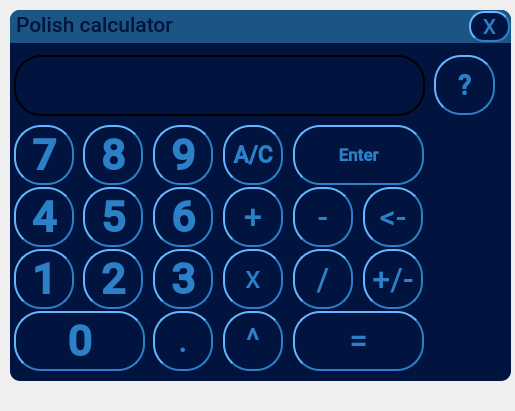
<?xml version="1.0" encoding="UTF-8"?>
<ui version="4.0">
 <class>MainWindow</class>
 <widget class="QMainWindow" name="MainWindow">
  <property name="geometry">
   <rect>
    <x>0</x>
    <y>0</y>
    <width>515</width>
    <height>411</height>
   </rect>
  </property>
  <property name="windowTitle">
   <string>MainWindow</string>
  </property>
  <property name="styleSheet">
   <string notr="true">QPushButton
{

color: rgb(44, 128, 200);
background-color: rgb(0, 20, 63);
border-width: 2px;
border-radius: 27;
border-style: outset;
border-color: radial-gradient(circle,#408fc6,#456531);
 }
QPushButton:hover
{

color: rgb(44, 125, 143);
background-color: rgb(26, 46, 83);
border-width: 3px;
border-radius: 27;
border-style: outset;
border-color: radial-gradient(circle,#408fc6,#456531);
 }</string>
  </property>
  <widget class="QWidget" name="centralwidget">
   <widget class="QPushButton" name="pushButton_7">
    <property name="geometry">
     <rect>
      <x>14</x>
      <y>125</y>
      <width>60</width>
      <height>60</height>
     </rect>
    </property>
    <property name="font">
     <font>
      <family>Roboto Medium</family>
      <pointsize>32</pointsize>
      <weight>75</weight>
      <bold>true</bold>
     </font>
    </property>
    <property name="text">
     <string>7</string>
    </property>
   </widget>
   <widget class="QPushButton" name="pushButton_8">
    <property name="geometry">
     <rect>
      <x>83</x>
      <y>125</y>
      <width>60</width>
      <height>60</height>
     </rect>
    </property>
    <property name="font">
     <font>
      <family>Roboto Medium</family>
      <pointsize>32</pointsize>
      <weight>75</weight>
      <bold>true</bold>
     </font>
    </property>
    <property name="styleSheet">
     <string notr="true"/>
    </property>
    <property name="text">
     <string>8</string>
    </property>
   </widget>
   <widget class="QPushButton" name="pushButton_9">
    <property name="geometry">
     <rect>
      <x>153</x>
      <y>125</y>
      <width>60</width>
      <height>60</height>
     </rect>
    </property>
    <property name="font">
     <font>
      <family>Roboto Medium</family>
      <pointsize>32</pointsize>
      <weight>75</weight>
      <bold>true</bold>
     </font>
    </property>
    <property name="text">
     <string>9</string>
    </property>
   </widget>
   <widget class="QPushButton" name="pushButton_4">
    <property name="geometry">
     <rect>
      <x>14</x>
      <y>187</y>
      <width>60</width>
      <height>60</height>
     </rect>
    </property>
    <property name="font">
     <font>
      <family>Roboto Medium</family>
      <pointsize>32</pointsize>
      <weight>75</weight>
      <bold>true</bold>
     </font>
    </property>
    <property name="text">
     <string>4</string>
    </property>
   </widget>
   <widget class="QPushButton" name="pushButton_5">
    <property name="geometry">
     <rect>
      <x>83</x>
      <y>187</y>
      <width>60</width>
      <height>60</height>
     </rect>
    </property>
    <property name="font">
     <font>
      <family>Roboto Medium</family>
      <pointsize>32</pointsize>
      <weight>75</weight>
      <bold>true</bold>
     </font>
    </property>
    <property name="text">
     <string>5</string>
    </property>
   </widget>
   <widget class="QPushButton" name="pushButton_6">
    <property name="geometry">
     <rect>
      <x>153</x>
      <y>187</y>
      <width>60</width>
      <height>60</height>
     </rect>
    </property>
    <property name="font">
     <font>
      <family>Roboto Medium</family>
      <pointsize>32</pointsize>
      <weight>75</weight>
      <bold>true</bold>
     </font>
    </property>
    <property name="text">
     <string>6</string>
    </property>
   </widget>
   <widget class="QPushButton" name="pushButton_1">
    <property name="geometry">
     <rect>
      <x>14</x>
      <y>249</y>
      <width>60</width>
      <height>60</height>
     </rect>
    </property>
    <property name="font">
     <font>
      <family>Roboto Medium</family>
      <pointsize>32</pointsize>
      <weight>75</weight>
      <bold>true</bold>
     </font>
    </property>
    <property name="text">
     <string>1</string>
    </property>
   </widget>
   <widget class="QPushButton" name="pushButton_2">
    <property name="geometry">
     <rect>
      <x>83</x>
      <y>249</y>
      <width>60</width>
      <height>60</height>
     </rect>
    </property>
    <property name="font">
     <font>
      <family>Roboto Medium</family>
      <pointsize>32</pointsize>
      <weight>75</weight>
      <bold>true</bold>
     </font>
    </property>
    <property name="text">
     <string>2</string>
    </property>
   </widget>
   <widget class="QPushButton" name="pushButton_3">
    <property name="geometry">
     <rect>
      <x>153</x>
      <y>249</y>
      <width>60</width>
      <height>60</height>
     </rect>
    </property>
    <property name="font">
     <font>
      <family>Roboto Medium</family>
      <pointsize>32</pointsize>
      <weight>75</weight>
      <bold>true</bold>
     </font>
    </property>
    <property name="text">
     <string>3</string>
    </property>
   </widget>
   <widget class="QPushButton" name="pushButton_0">
    <property name="geometry">
     <rect>
      <x>14</x>
      <y>311</y>
      <width>131</width>
      <height>60</height>
     </rect>
    </property>
    <property name="font">
     <font>
      <family>Roboto Medium</family>
      <pointsize>32</pointsize>
      <weight>75</weight>
      <italic>false</italic>
      <bold>true</bold>
      <underline>false</underline>
      <strikeout>false</strikeout>
      <stylestrategy>PreferAntialias</stylestrategy>
      <kerning>true</kerning>
     </font>
    </property>
    <property name="autoFillBackground">
     <bool>false</bool>
    </property>
    <property name="styleSheet">
     <string notr="true"/>
    </property>
    <property name="text">
     <string>0</string>
    </property>
   </widget>
   <widget class="QLabel" name="label">
    <property name="geometry">
     <rect>
      <x>14</x>
      <y>55</y>
      <width>411</width>
      <height>61</height>
     </rect>
    </property>
    <property name="font">
     <font>
      <family>Roboto Medium</family>
      <pointsize>21</pointsize>
      <weight>50</weight>
      <bold>false</bold>
      <stylestrategy>PreferAntialias</stylestrategy>
      <kerning>true</kerning>
     </font>
    </property>
    <property name="styleSheet">
     <string notr="true">QLabel
{

color: rgb(44, 128, 200);
background-color: rgb(0, 20, 63); 
border-width: 2px;
border-radius: 27;
border-style: outset;
border-color: radial-gradient(circle,#408fc6,#456531);
 }</string>
    </property>
    <property name="frameShape">
     <enum>QFrame::Box</enum>
    </property>
    <property name="frameShadow">
     <enum>QFrame::Raised</enum>
    </property>
    <property name="lineWidth">
     <number>1</number>
    </property>
    <property name="text">
     <string/>
    </property>
    <property name="alignment">
     <set>Qt::AlignRight|Qt::AlignTrailing|Qt::AlignVCenter</set>
    </property>
    <property name="wordWrap">
     <bool>false</bool>
    </property>
    <property name="margin">
     <number>0</number>
    </property>
   </widget>
   <widget class="QPushButton" name="pushButton_plus">
    <property name="geometry">
     <rect>
      <x>223</x>
      <y>187</y>
      <width>60</width>
      <height>60</height>
     </rect>
    </property>
    <property name="font">
     <font>
      <family>Roboto Medium</family>
      <pointsize>25</pointsize>
     </font>
    </property>
    <property name="text">
     <string>+</string>
    </property>
   </widget>
   <widget class="QPushButton" name="pushButton_minus">
    <property name="geometry">
     <rect>
      <x>293</x>
      <y>187</y>
      <width>60</width>
      <height>60</height>
     </rect>
    </property>
    <property name="font">
     <font>
      <family>Roboto Medium</family>
      <pointsize>24</pointsize>
     </font>
    </property>
    <property name="text">
     <string>-</string>
    </property>
   </widget>
   <widget class="QPushButton" name="pushButton_reset">
    <property name="geometry">
     <rect>
      <x>223</x>
      <y>125</y>
      <width>60</width>
      <height>60</height>
     </rect>
    </property>
    <property name="font">
     <font>
      <family>Roboto Medium</family>
      <pointsize>17</pointsize>
      <weight>75</weight>
      <bold>true</bold>
     </font>
    </property>
    <property name="styleSheet">
     <string notr="true"/>
    </property>
    <property name="text">
     <string>A/C</string>
    </property>
   </widget>
   <widget class="QPushButton" name="pushButton_dot">
    <property name="geometry">
     <rect>
      <x>153</x>
      <y>311</y>
      <width>60</width>
      <height>60</height>
     </rect>
    </property>
    <property name="font">
     <font>
      <family>Roboto Medium</family>
      <pointsize>25</pointsize>
     </font>
    </property>
    <property name="text">
     <string>.</string>
    </property>
   </widget>
   <widget class="QPushButton" name="pushButton_stepen">
    <property name="geometry">
     <rect>
      <x>223</x>
      <y>311</y>
      <width>60</width>
      <height>60</height>
     </rect>
    </property>
    <property name="font">
     <font>
      <family>Roboto Medium</family>
      <pointsize>25</pointsize>
     </font>
    </property>
    <property name="text">
     <string>^</string>
    </property>
   </widget>
   <widget class="QTextBrowser" name="textBrowser">
    <property name="geometry">
     <rect>
      <x>520</x>
      <y>60</y>
      <width>371</width>
      <height>281</height>
     </rect>
    </property>
    <property name="font">
     <font>
      <family>Roboto Medium</family>
      <pointsize>20</pointsize>
     </font>
    </property>
    <property name="styleSheet">
     <string notr="true">background-color: rgb(0, 20, 63);
color: rgb(0, 20, 63);</string>
    </property>
    <property name="frameShape">
     <enum>QFrame::NoFrame</enum>
    </property>
    <property name="lineWidth">
     <number>0</number>
    </property>
    <property name="tabChangesFocus">
     <bool>false</bool>
    </property>
    <property name="undoRedoEnabled">
     <bool>false</bool>
    </property>
    <property name="lineWrapMode">
     <enum>QTextEdit::WidgetWidth</enum>
    </property>
    <property name="readOnly">
     <bool>true</bool>
    </property>
    <property name="html">
     <string>&lt;!DOCTYPE HTML PUBLIC &quot;-//W3C//DTD HTML 4.0//EN&quot; &quot;http://www.w3.org/TR/REC-html40/strict.dtd&quot;&gt;
&lt;html&gt;&lt;head&gt;&lt;meta name=&quot;qrichtext&quot; content=&quot;1&quot; /&gt;&lt;style type=&quot;text/css&quot;&gt;
p, li { white-space: pre-wrap; }
&lt;/style&gt;&lt;/head&gt;&lt;body style=&quot; font-family:'Roboto Medium'; font-size:20pt; font-weight:400; font-style:normal;&quot;&gt;
&lt;p style=&quot; margin-top:0px; margin-bottom:0px; margin-left:0px; margin-right:0px; -qt-block-indent:0; text-indent:0px;&quot;&gt;&lt;span style=&quot; font-family:'sans-serif'; font-size:10pt; font-weight:696; color:#2c80c8;&quot;&gt;Обратная польская запись &lt;/span&gt;&lt;span style=&quot; font-family:'sans-serif'; font-size:10pt; color:#2c80c8;&quot;&gt;— форма записи математических и логических выражений, в которой операнды расположены перед знаками операций.&lt;/span&gt;&lt;/p&gt;
&lt;p style=&quot;-qt-paragraph-type:empty; margin-top:0px; margin-bottom:0px; margin-left:0px; margin-right:0px; -qt-block-indent:0; text-indent:0px; font-family:'sans-serif'; font-size:10pt; color:#2c80c8;&quot;&gt;&lt;br /&gt;&lt;/p&gt;
&lt;p style=&quot;-qt-paragraph-type:empty; margin-top:0px; margin-bottom:0px; margin-left:0px; margin-right:0px; -qt-block-indent:0; text-indent:0px; font-family:'sans-serif'; font-size:10pt; color:#2c80c8;&quot;&gt;&lt;br /&gt;&lt;/p&gt;
&lt;p style=&quot;-qt-paragraph-type:empty; margin-top:0px; margin-bottom:0px; margin-left:0px; margin-right:0px; -qt-block-indent:0; text-indent:0px; font-family:'sans-serif'; font-size:10pt; color:#2c80c8;&quot;&gt;&lt;br /&gt;&lt;/p&gt;
&lt;p align=&quot;center&quot; style=&quot; margin-top:0px; margin-bottom:0px; margin-left:0px; margin-right:0px; -qt-block-indent:0; text-indent:0px;&quot;&gt;&lt;span style=&quot; font-family:'sans-serif'; font-size:10pt; font-weight:600; color:#2c80c8;&quot;&gt;Примеры&lt;/span&gt;&lt;/p&gt;
&lt;p style=&quot;-qt-paragraph-type:empty; margin-top:0px; margin-bottom:0px; margin-left:0px; margin-right:0px; -qt-block-indent:0; text-indent:0px; font-family:'sans-serif'; font-size:10pt; font-weight:600; color:#2c80c8;&quot;&gt;&lt;br /&gt;&lt;/p&gt;
&lt;p style=&quot;-qt-paragraph-type:empty; margin-top:0px; margin-bottom:0px; margin-left:0px; margin-right:0px; -qt-block-indent:0; text-indent:0px; font-family:'sans-serif'; font-size:10pt; font-weight:600; color:#2c80c8;&quot;&gt;&lt;br /&gt;&lt;/p&gt;
&lt;p align=&quot;center&quot; style=&quot; margin-top:0px; margin-bottom:0px; margin-left:0px; margin-right:0px; -qt-block-indent:0; text-indent:0px;&quot;&gt;&lt;span style=&quot; font-family:'sans-serif'; font-size:10pt; font-weight:600; color:#2c80c8;&quot;&gt;3 + 5   &amp;lt;=&amp;gt;   3 5 +&lt;/span&gt;&lt;/p&gt;
&lt;p align=&quot;center&quot; style=&quot;-qt-paragraph-type:empty; margin-top:0px; margin-bottom:0px; margin-left:0px; margin-right:0px; -qt-block-indent:0; text-indent:0px; font-family:'sans-serif'; font-size:10pt; font-weight:600; color:#2c80c8;&quot;&gt;&lt;br /&gt;&lt;/p&gt;
&lt;p align=&quot;center&quot; style=&quot; margin-top:0px; margin-bottom:0px; margin-left:0px; margin-right:0px; -qt-block-indent:0; text-indent:0px;&quot;&gt;&lt;span style=&quot; font-family:'sans-serif'; font-size:10pt; font-weight:600; color:#2c80c8;&quot;&gt;3 / 5   &amp;lt;=&amp;gt;   3 5 /&lt;/span&gt;&lt;/p&gt;
&lt;p align=&quot;center&quot; style=&quot;-qt-paragraph-type:empty; margin-top:0px; margin-bottom:0px; margin-left:0px; margin-right:0px; -qt-block-indent:0; text-indent:0px; font-family:'sans-serif'; font-size:10pt; font-weight:600; color:#2c80c8;&quot;&gt;&lt;br /&gt;&lt;/p&gt;
&lt;p align=&quot;center&quot; style=&quot; margin-top:0px; margin-bottom:0px; margin-left:0px; margin-right:0px; -qt-block-indent:0; text-indent:0px;&quot;&gt;&lt;span style=&quot; font-family:'sans-serif'; font-size:10pt; font-weight:600; color:#2c80c8;&quot;&gt;(3+5)/8    &amp;lt;=&amp;gt;   3 5 + 8 /&lt;/span&gt;&lt;/p&gt;
&lt;p align=&quot;center&quot; style=&quot;-qt-paragraph-type:empty; margin-top:0px; margin-bottom:0px; margin-left:0px; margin-right:0px; -qt-block-indent:0; text-indent:0px; font-family:'sans-serif'; font-size:10pt; font-weight:600; color:#2c80c8;&quot;&gt;&lt;br /&gt;&lt;/p&gt;
&lt;p align=&quot;center&quot; style=&quot; margin-top:0px; margin-bottom:0px; margin-left:0px; margin-right:0px; -qt-block-indent:0; text-indent:0px;&quot;&gt;&lt;span style=&quot; font-family:'sans-serif'; font-size:10pt; font-weight:600; color:#2c80c8;&quot;&gt;(25 + 13)/6 - 8*(15/7)   &amp;lt;=&amp;gt;   25 13 + 6 / 15 7 / 8 * -&lt;/span&gt;&lt;/p&gt;&lt;/body&gt;&lt;/html&gt;</string>
    </property>
    <property name="acceptRichText">
     <bool>true</bool>
    </property>
   </widget>
   <widget class="QPushButton" name="pushButton_enter">
    <property name="geometry">
     <rect>
      <x>293</x>
      <y>125</y>
      <width>131</width>
      <height>60</height>
     </rect>
    </property>
    <property name="font">
     <font>
      <family>Roboto Medium</family>
      <pointsize>13</pointsize>
      <weight>75</weight>
      <bold>true</bold>
     </font>
    </property>
    <property name="text">
     <string>Enter</string>
    </property>
    <property name="iconSize">
     <size>
      <width>30</width>
      <height>30</height>
     </size>
    </property>
   </widget>
   <widget class="QPushButton" name="pushButton">
    <property name="geometry">
     <rect>
      <x>434</x>
      <y>55</y>
      <width>61</width>
      <height>60</height>
     </rect>
    </property>
    <property name="font">
     <font>
      <family>Roboto Medium</family>
      <pointsize>20</pointsize>
      <weight>75</weight>
      <bold>true</bold>
     </font>
    </property>
    <property name="text">
     <string>?</string>
    </property>
   </widget>
   <widget class="QPushButton" name="pushButton_edit">
    <property name="geometry">
     <rect>
      <x>363</x>
      <y>187</y>
      <width>60</width>
      <height>60</height>
     </rect>
    </property>
    <property name="font">
     <font>
      <family>Roboto Medium</family>
      <pointsize>24</pointsize>
     </font>
    </property>
    <property name="text">
     <string>&lt;-</string>
    </property>
   </widget>
   <widget class="QPushButton" name="pushButton_result">
    <property name="geometry">
     <rect>
      <x>293</x>
      <y>311</y>
      <width>131</width>
      <height>60</height>
     </rect>
    </property>
    <property name="font">
     <font>
      <family>Roboto Medium</family>
      <pointsize>25</pointsize>
     </font>
    </property>
    <property name="text">
     <string>=</string>
    </property>
   </widget>
   <widget class="QPushButton" name="pushButton_mult">
    <property name="geometry">
     <rect>
      <x>223</x>
      <y>249</y>
      <width>60</width>
      <height>60</height>
     </rect>
    </property>
    <property name="font">
     <font>
      <family>Roboto Medium</family>
      <pointsize>18</pointsize>
     </font>
    </property>
    <property name="text">
     <string>X</string>
    </property>
   </widget>
   <widget class="QPushButton" name="pushButton_divide">
    <property name="geometry">
     <rect>
      <x>293</x>
      <y>249</y>
      <width>60</width>
      <height>60</height>
     </rect>
    </property>
    <property name="font">
     <font>
      <family>Roboto Medium</family>
      <pointsize>24</pointsize>
     </font>
    </property>
    <property name="text">
     <string>/</string>
    </property>
   </widget>
   <widget class="QPushButton" name="pushButton_plus_minus">
    <property name="geometry">
     <rect>
      <x>363</x>
      <y>249</y>
      <width>60</width>
      <height>60</height>
     </rect>
    </property>
    <property name="font">
     <font>
      <family>Roboto Medium</family>
      <pointsize>24</pointsize>
     </font>
    </property>
    <property name="text">
     <string>+/-</string>
    </property>
   </widget>
   <widget class="QLabel" name="label_2">
    <property name="geometry">
     <rect>
      <x>10</x>
      <y>10</y>
      <width>501</width>
      <height>371</height>
     </rect>
    </property>
    <property name="styleSheet">
     <string notr="true">border-radius: 10;
background-color: rgb(0, 20, 63)</string>
    </property>
    <property name="text">
     <string/>
    </property>
   </widget>
   <widget class="QPushButton" name="pushButton_10">
    <property name="geometry">
     <rect>
      <x>469</x>
      <y>11</y>
      <width>41</width>
      <height>31</height>
     </rect>
    </property>
    <property name="font">
     <font>
      <family>Roboto Medium</family>
      <pointsize>16</pointsize>
      <weight>50</weight>
      <bold>false</bold>
     </font>
    </property>
    <property name="styleSheet">
     <string notr="true">border-radius: 15;</string>
    </property>
    <property name="text">
     <string>X</string>
    </property>
    <property name="autoRepeatDelay">
     <number>300</number>
    </property>
   </widget>
   <widget class="QLabel" name="label_3">
    <property name="geometry">
     <rect>
      <x>16</x>
      <y>15</y>
      <width>161</width>
      <height>20</height>
     </rect>
    </property>
    <property name="font">
     <font>
      <family>Roboto Medium</family>
      <pointsize>16</pointsize>
     </font>
    </property>
    <property name="styleSheet">
     <string notr="true">color: rgb(0, 20, 63)</string>
    </property>
    <property name="text">
     <string>Polish calculator</string>
    </property>
   </widget>
   <widget class="QLabel" name="label_4">
    <property name="geometry">
     <rect>
      <x>10</x>
      <y>10</y>
      <width>501</width>
      <height>33</height>
     </rect>
    </property>
    <property name="styleSheet">
     <string notr="true">background-color: rgb(28, 85, 131);
border-radius: 10</string>
    </property>
    <property name="text">
     <string/>
    </property>
   </widget>
   <widget class="QLabel" name="label_5">
    <property name="geometry">
     <rect>
      <x>10</x>
      <y>22</y>
      <width>501</width>
      <height>21</height>
     </rect>
    </property>
    <property name="styleSheet">
     <string notr="true">background-color: rgb(28, 85, 131);</string>
    </property>
    <property name="text">
     <string/>
    </property>
   </widget>
   <widget class="QLabel" name="label_6">
    <property name="geometry">
     <rect>
      <x>800</x>
      <y>360</y>
      <width>91</width>
      <height>21</height>
     </rect>
    </property>
    <property name="font">
     <font>
      <family>Roboto Medium</family>
     </font>
    </property>
    <property name="styleSheet">
     <string notr="true">color: rgb(44, 128, 200);</string>
    </property>
    <property name="text">
     <string>© 2021 Копейкин</string>
    </property>
   </widget>
   <zorder>label_2</zorder>
   <zorder>label_4</zorder>
   <zorder>label_5</zorder>
   <zorder>pushButton_7</zorder>
   <zorder>pushButton_8</zorder>
   <zorder>pushButton_9</zorder>
   <zorder>pushButton_4</zorder>
   <zorder>pushButton_5</zorder>
   <zorder>pushButton_6</zorder>
   <zorder>pushButton_1</zorder>
   <zorder>pushButton_2</zorder>
   <zorder>pushButton_3</zorder>
   <zorder>pushButton_0</zorder>
   <zorder>label</zorder>
   <zorder>pushButton_plus</zorder>
   <zorder>pushButton_minus</zorder>
   <zorder>pushButton_reset</zorder>
   <zorder>pushButton_dot</zorder>
   <zorder>pushButton_stepen</zorder>
   <zorder>textBrowser</zorder>
   <zorder>pushButton_enter</zorder>
   <zorder>pushButton</zorder>
   <zorder>pushButton_edit</zorder>
   <zorder>pushButton_result</zorder>
   <zorder>pushButton_mult</zorder>
   <zorder>pushButton_divide</zorder>
   <zorder>pushButton_plus_minus</zorder>
   <zorder>pushButton_10</zorder>
   <zorder>label_3</zorder>
   <zorder>label_6</zorder>
  </widget>
 </widget>
 <resources/>
 <connections/>
</ui>
